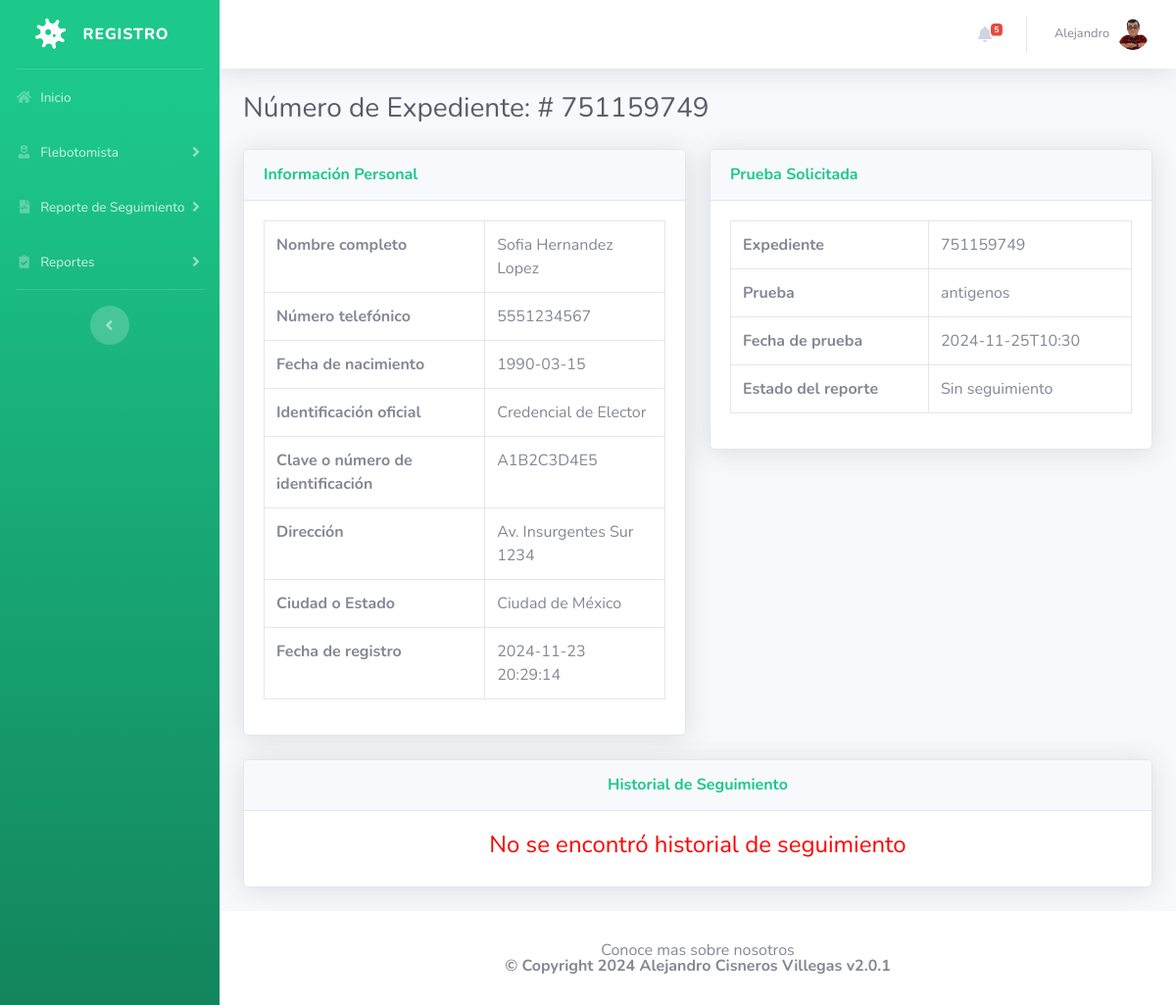
The app's page /patient-report-details.php?tid=1&&oid=751159749 (signed in) with its own data.
### tables this page shows
CREATE TABLE `project_08_admin` (
  `ID` int(11) NOT NULL,
  `AdminName` varchar(120) DEFAULT NULL,
  `AdminuserName` varchar(20) NOT NULL,
  `MobileNumber` int(10) NOT NULL,
  `Email` varchar(120) NOT NULL,
  `Password` varchar(120) DEFAULT NULL,
  `AdminRegdate` timestamp NULL DEFAULT current_timestamp()
);

CREATE TABLE `project_08_testrecord` (
  `id` int(11) NOT NULL,
  `OrderNumber` bigint(14) DEFAULT NULL,
  `PatientMobileNumber` bigint(14) DEFAULT NULL,
  `TestType` varchar(100) DEFAULT NULL,
  `TestTimeSlot` varchar(120) DEFAULT NULL,
  `ReportStatus` varchar(100) DEFAULT NULL,
  `FinalReport` varchar(150) DEFAULT NULL,
  `ReportUploadTime` varchar(200) DEFAULT NULL,
  `RegistrationDate` timestamp NULL DEFAULT current_timestamp(),
  `AssignedtoEmpId` varchar(150) DEFAULT NULL,
  `AssigntoName` varchar(180) DEFAULT NULL,
  `AssignedTime` varchar(100) DEFAULT NULL
);

CREATE TABLE `project_08_patients` (
  `id` int(11) NOT NULL,
  `FullName` varchar(120) DEFAULT NULL,
  `MobileNumber` bigint(12) DEFAULT NULL,
  `DateOfBirth` date DEFAULT NULL,
  `GovtIssuedId` varchar(150) DEFAULT NULL,
  `GovtIssuedIdNo` varchar(150) DEFAULT NULL,
  `FullAddress` varchar(255) DEFAULT NULL,
  `State` varchar(200) DEFAULT NULL,
  `RegistrationDate` timestamp NOT NULL DEFAULT current_timestamp()
);

### patient-report-details.php (the view, shortened to what this page needs)
<?php
    include_once('includes/config.php');
?>
<!DOCTYPE html>
<html lang="es">
    <head>
        <link href="vendor/fontawesome-free/css/all.min.css" rel="stylesheet" type="text/css">
        <link href="css/sb-admin-2.min.css" rel="stylesheet">
    </head>
    <body id="page-top">
        <div id="wrapper">
            <?php include_once('includes/sidebar.php'); ?>
            <div id="content-wrapper" class="d-flex flex-column">
                <div id="content">
                    <?php include_once('includes/topbar.php'); ?>
                    <div class="container-fluid">
                        <h1 class="h3 mb-4 text-gray-800">Número de Expediente: # <?php echo intval($_GET['oid']); ?> </h1>
                        <div class="row">
                            <?php
                                $testid = intval($_GET['tid']);
                                $query = mysqli_query($con, "select * from project_08_testrecord
                                join project_08_patients on project_08_patients.MobileNumber=project_08_testrecord.PatientMobileNumber
                                where  project_08_testrecord.id='$testid'");
                                while ($row = mysqli_fetch_array($query)) {
                            ?>
                            <div class="col-lg-6">
                                <div class="card shadow mb-4">
                                    <div class="card-header py-3">
                                        <h6 class="m-0 font-weight-bold text-success">Información Personal</h6>
                                    </div>
                                    <div class="card-body">
                                        <table class="table table-bordered" width="100%" cellspacing="0">
                                            <tr>
                                                <th>Nombre completo</th>
                                                <td> <?php echo $row['FullName']; ?> </td>
                                            </tr>
                                            <tr>
                                                <th>Número telefónico</th>
                                                <td> <?php echo $row['MobileNumber']; ?> </td>
                                            </tr>
                                            <tr>
                                                <th>Fecha de nacimiento</th>
                                                <td> <?php echo $row['DateOfBirth']; ?> </td>
                                            </tr>
                                            <tr>
                                                <th>Identificación oficial</th>
                                                <td> <?php echo $row['GovtIssuedId']; ?> </td>
                                            </tr>
                                            <tr>
                                                <th>Clave o número de identificación</th>
                                                <td> <?php echo $row['GovtIssuedIdNo']; ?> </td>
                                            </tr>
                                            <tr>
                                                <th>Dirección</th>
                                                <td> <?php echo $row['FullAddress']; ?> </td>
                                            </tr>
                                            <tr>
                                                <th>Ciudad o Estado</th>
                                                <td> <?php echo $row['State']; ?> </td>
                                            </tr>
                                            <tr>
                                                <th>Fecha de registro</th>
                                                <td> <?php echo $row['RegistrationDate']; ?> </td>
                                            </tr>
                                        </table>
                                    </div>
                                </div>
                            </div>
                            <div class="col-lg-6">
                                <div class="card shadow mb-4">
                                    <div class="card-header py-3">
                                        <h6 class="m-0 font-weight-bold text-success">Prueba Solicitada</h6>
                                    </div>
                                    <div class="card-body">
                                        <table class="table table-bordered" width="100%" cellspacing="0">
                                            <tr>
                                                <th>Expediente</th>
                                                <td> <?php echo $row['OrderNumber']; ?> </td>
                                            </tr>
                                            <tr>
                                                <th>Prueba</th>
                                                <td> <?php echo $row['TestType']; ?> </td>
                                            </tr>
                                            <tr>
                                                <th>Fecha de prueba</th>
                                                <td> <?php echo $row['TestTimeSlot']; ?> </td>
                                            </tr>
                                            <tr>
                                                <th>Estado del reporte</th>
                                                <td>
                                                    <?php if ($row['ReportStatus'] == ''):
                                                        echo "Sin seguimiento";
                                                    else:
                                                        echo $row['ReportStatus'];
                                                    endif;
                                                    ?>
                                                </td>
                                            </tr>
                                        </table>
                                    </div>
                                </div>
                            </div>
                        </div>
                        <?php } ?>
                            <?php
                                $orderid = intval($_GET['oid']);
                                $ret = mysqli_query($con, "select * from project_08_reporttracking
                                join project_08_admin on project_08_admin.ID=project_08_reporttracking.RemarkBy
                                where project_08_reporttracking.OrderNumber='$orderid'");
                                $num = mysqli_num_rows($ret);
                            ?>
                        <div class="row">
                            <div class="col-lg-12">
                                <div class="card shadow mb-4">
                                    <div class="card-header py-3">
                                        <h6 class="m-0 font-weight-bold text-success" align="center">Historial de Seguimiento</h6>
                                    </div>
                                    <div class="card-body">
                                        <?php if ($num > 0) { ?>
                                        <table class="table table-bordered" width="100%" cellspacing="0">
                                            <tr>
                                                <th>Observación</th>
                                                <th>Estado</th>
                                                <th>Fecha de registro</th>
                                                <th>Autorizado</th> <?php while ($result = mysqli_fetch_array($ret)) { ?>
                                            </tr>
                                            <tr>
                                                <td> <?php echo $result['Remark']; ?> </td>
                                                <td> <?php echo $result['Status']; ?> </td>
                                                <td> <?php echo $result['PostingTime']; ?> </td>
                                                <td> <?php echo $result['AdminName']; ?> </td>
                                            </tr>
                                            <?php } ?>
                                        </table>
                                        <?php
                                         } else { ?>
                                        <h4 align="center" style="color:red"> No se encontró historial de seguimiento </h4> <?php } ?> </div>
                                    </div>
                                </div>
                            </div>
                    </div>
                </div>
                <?php include_once('includes/footer.php'); ?>
            </div>
        </div>
    </body>
</html>

### includes/topbar.php (shortened to what this page needs)
<nav class="navbar navbar-expand navbar-light bg-white topbar mb-4 static-top shadow">
    <?php if ($_SESSION['aid']): ?>
        <ul class="navbar-nav ml-auto">
            <?php $query = mysqli_query($con, "select * from project_08_testrecord where ReportStatus is null");
            $count = mysqli_num_rows($query);
            ?>
            <li class="nav-item dropdown no-arrow mx-1">
                <a class="nav-link dropdown-toggle" href="#" id="alertsDropdown" role="button"
                    data-toggle="dropdown" aria-haspopup="true" aria-expanded="false">
                    <i class="fas fa-bell fa-fw"></i>
                    <span class="badge badge-danger badge-counter"><?php echo $count; ?></span>
                </a>
            </li>
            <li class="nav-item dropdown no-arrow">
                <a class="nav-link dropdown-toggle" href="#" id="userDropdown" role="button"
                    data-toggle="dropdown" aria-haspopup="true" aria-expanded="false">
                    <?php
                    $adid = $_SESSION['aid'];
                    $ret1 = mysqli_query($con, "select AdminName from project_08_admin where ID='$adid'");
                    while ($row1 = mysqli_fetch_array($ret1)) {
                    ?>
                        <span class="mr-2 d-none d-lg-inline text-gray-600 small"><?php echo $row1['AdminName']; ?></span>
                    <?php } ?>
                    <img class="img-profile rounded-circle"
                        src="img/profile.png">
                </a>
            </li>
        </ul>
    <?php endif; ?>
</nav>

### records on screen
project_08_admin: AdminName "Alejandro"
project_08_testrecord: project_08_patients.FullName "Sofia Hernandez Lopez", project_08_patients.MobileNumber "5551234567", project_08_patients.DateOfBirth "1990-03-15", project_08_patients.GovtIssuedId "Credencial de Elector", project_08_patients.GovtIssuedIdNo "A1B2C3D4E5", project_08_patients.FullAddress "Av. Insurgentes Sur 1234", project_08_patients.State "Ciudad de México", project_08_patients.RegistrationDate "2024-11-23 20:29:14", OrderNumber "751159749", TestType "antigenos", TestTimeSlot "2024-11-25T10:30", shows "Sin seguimiento"

### other values on screen
$count "5"
$_GET['oid'] "751159749"
